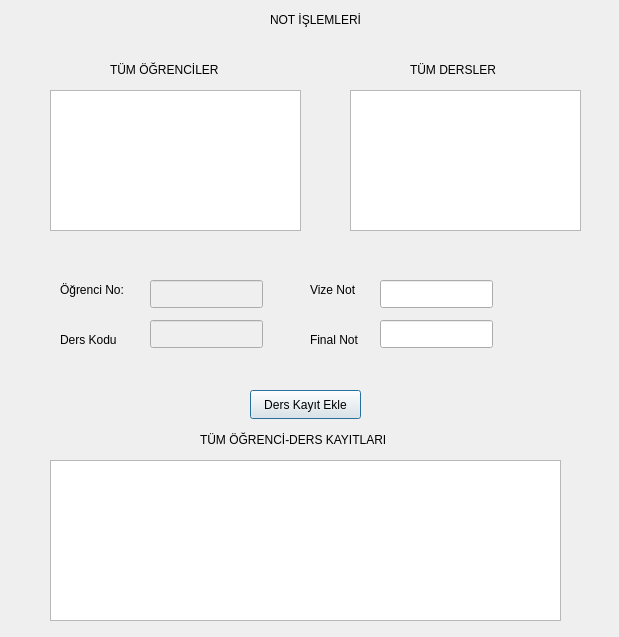
<?xml version="1.0" encoding="UTF-8"?>
<ui version="4.0">
 <class>notlar</class>
 <widget class="QDialog" name="notlar">
  <property name="geometry">
   <rect>
    <x>0</x>
    <y>0</y>
    <width>619</width>
    <height>637</height>
   </rect>
  </property>
  <property name="windowTitle">
   <string>Dialog</string>
  </property>
  <widget class="QLabel" name="label">
   <property name="geometry">
    <rect>
     <x>110</x>
     <y>60</y>
     <width>141</width>
     <height>20</height>
    </rect>
   </property>
   <property name="text">
    <string>TÜM ÖĞRENCİLER</string>
   </property>
  </widget>
  <widget class="QLabel" name="label_2">
   <property name="geometry">
    <rect>
     <x>410</x>
     <y>60</y>
     <width>101</width>
     <height>20</height>
    </rect>
   </property>
   <property name="text">
    <string>TÜM DERSLER</string>
   </property>
  </widget>
  <widget class="QLabel" name="label_3">
   <property name="geometry">
    <rect>
     <x>60</x>
     <y>280</y>
     <width>91</width>
     <height>20</height>
    </rect>
   </property>
   <property name="text">
    <string>Öğrenci No:</string>
   </property>
  </widget>
  <widget class="QLabel" name="label_4">
   <property name="geometry">
    <rect>
     <x>60</x>
     <y>330</y>
     <width>81</width>
     <height>20</height>
    </rect>
   </property>
   <property name="text">
    <string>Ders Kodu</string>
   </property>
  </widget>
  <widget class="QLabel" name="label_5">
   <property name="geometry">
    <rect>
     <x>310</x>
     <y>280</y>
     <width>63</width>
     <height>20</height>
    </rect>
   </property>
   <property name="text">
    <string>Vize Not</string>
   </property>
  </widget>
  <widget class="QLabel" name="label_6">
   <property name="geometry">
    <rect>
     <x>310</x>
     <y>330</y>
     <width>71</width>
     <height>20</height>
    </rect>
   </property>
   <property name="text">
    <string>Final Not</string>
   </property>
  </widget>
  <widget class="QLabel" name="label_7">
   <property name="geometry">
    <rect>
     <x>200</x>
     <y>430</y>
     <width>221</width>
     <height>20</height>
    </rect>
   </property>
   <property name="text">
    <string>TÜM ÖĞRENCİ-DERS KAYITLARI</string>
   </property>
  </widget>
  <widget class="QPushButton" name="pushButton">
   <property name="geometry">
    <rect>
     <x>250</x>
     <y>390</y>
     <width>111</width>
     <height>29</height>
    </rect>
   </property>
   <property name="text">
    <string>Ders Kayıt Ekle</string>
   </property>
  </widget>
  <widget class="QTableView" name="tableView">
   <property name="geometry">
    <rect>
     <x>50</x>
     <y>90</y>
     <width>251</width>
     <height>141</height>
    </rect>
   </property>
  </widget>
  <widget class="QTableView" name="tableView_2">
   <property name="geometry">
    <rect>
     <x>350</x>
     <y>90</y>
     <width>231</width>
     <height>141</height>
    </rect>
   </property>
  </widget>
  <widget class="QLabel" name="label_8">
   <property name="geometry">
    <rect>
     <x>270</x>
     <y>10</y>
     <width>151</width>
     <height>20</height>
    </rect>
   </property>
   <property name="text">
    <string>NOT İŞLEMLERİ</string>
   </property>
  </widget>
  <widget class="QTableView" name="tableView_3">
   <property name="geometry">
    <rect>
     <x>50</x>
     <y>460</y>
     <width>511</width>
     <height>161</height>
    </rect>
   </property>
  </widget>
  <widget class="QLineEdit" name="lineEdit">
   <property name="enabled">
    <bool>false</bool>
   </property>
   <property name="geometry">
    <rect>
     <x>150</x>
     <y>280</y>
     <width>113</width>
     <height>28</height>
    </rect>
   </property>
  </widget>
  <widget class="QLineEdit" name="lineEdit_2">
   <property name="enabled">
    <bool>false</bool>
   </property>
   <property name="geometry">
    <rect>
     <x>150</x>
     <y>320</y>
     <width>113</width>
     <height>28</height>
    </rect>
   </property>
  </widget>
  <widget class="QLineEdit" name="lineEdit_3">
   <property name="geometry">
    <rect>
     <x>380</x>
     <y>280</y>
     <width>113</width>
     <height>28</height>
    </rect>
   </property>
  </widget>
  <widget class="QLineEdit" name="lineEdit_4">
   <property name="geometry">
    <rect>
     <x>380</x>
     <y>320</y>
     <width>113</width>
     <height>28</height>
    </rect>
   </property>
  </widget>
 </widget>
 <resources/>
 <connections/>
</ui>
